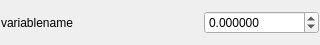
<?xml version="1.0" encoding="UTF-8"?>
<ui version="4.0">
 <class>Form</class>
 <widget class="QWidget" name="Form">
  <property name="geometry">
   <rect>
    <x>0</x>
    <y>0</y>
    <width>320</width>
    <height>45</height>
   </rect>
  </property>
  <property name="windowTitle">
   <string>Form</string>
  </property>
  <layout class="QGridLayout" name="gridLayout">
   <property name="margin">
    <number>1</number>
   </property>
   <property name="spacing">
    <number>1</number>
   </property>
   <item row="0" column="0">
    <layout class="QHBoxLayout" name="horizontalLayout">
     <item>
      <widget class="QLabel" name="label">
       <property name="text">
        <string>variablename</string>
       </property>
      </widget>
     </item>
     <item>
      <spacer name="horizontalSpacer">
       <property name="orientation">
        <enum>Qt::Horizontal</enum>
       </property>
       <property name="sizeHint" stdset="0">
        <size>
         <width>40</width>
         <height>20</height>
        </size>
       </property>
      </spacer>
     </item>
     <item>
      <widget class="QDoubleSpinBox" name="doubleSpinBox">
       <property name="decimals">
        <number>6</number>
       </property>
       <property name="minimum">
        <double>-999999999.000000000000000</double>
       </property>
       <property name="maximum">
        <double>999999999.000000000000000</double>
       </property>
      </widget>
     </item>
    </layout>
   </item>
  </layout>
 </widget>
 <resources/>
 <connections/>
</ui>
